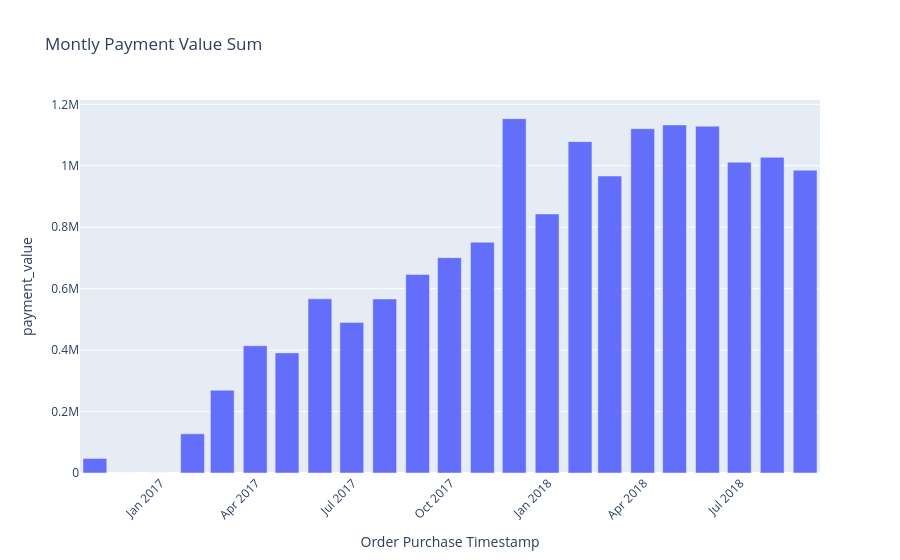

Here is the notebook cell this chart was saved with:
### Code cell
import plotly.express as px

fig = px.bar(
    x = merged_order_month_sum.index,
    y = merged_order_month_sum["payment_value"],
    title = "Montly Payment Value Sum",
    labels={
        "x" : "Order Purchase Timestamp",
        "y" : "payment_value"
    }
)

fig.update_layout(xaxis_tickangle=-45)

fig.show()

### Figure 1 — Plotly figure (JSON) as saved in the notebook; plotly's stock layout.template omitted (floating-point values rounded to 4 significant figures)
{"data": [{"alignmentgroup": "True", "hovertemplate": "Order Purchase Timestamp=%{x}<br>payment_value=%{y}<extra></extra>", "legendgroup": "", "marker": {"color": "#636efa", "pattern": {"shape": ""}}, "name": "", "offsetgroup": "", "orientation": "v", "showlegend": false, "textposition": "auto", "type": "bar", "x": ["2016-10-31T00:00:00", "2016-11-30T00:00:00", "2016-12-31T00:00:00", "2017-01-31T00:00:00", "2017-02-28T00:00:00", "2017-03-31T00:00:00", "2017-04-30T00:00:00", "2017-05-31T00:00:00", "2017-06-30T00:00:00", "2017-07-31T00:00:00", "2017-08-31T00:00:00", "2017-09-30T00:00:00", "2017-10-31T00:00:00", "2017-11-30T00:00:00", "2017-12-31T00:00:00", "2018-01-31T00:00:00", "2018-02-28T00:00:00", "2018-03-31T00:00:00", "2018-04-30T00:00:00", "2018-05-31T00:00:00", "2018-06-30T00:00:00", "2018-07-31T00:00:00", "2018-08-31T00:00:00"], "xaxis": "x", "y": [47270.0, 0, 19.62, 127400.0, 269500.0, 414400.0, 391000.0, 566900.0, 490200.0, 566400.0, 646000.0, 701000.0, 751100.0, 1153000.0, 843200.0, 1079000.0, 966600.0, 1120678, 1133000.0, 1129000.0, 1012000.0, 1027000.0, 985400.0], "yaxis": "y"}], "layout": {"barmode": "relative", "legend": {"tracegroupgap": 0}, "title": {"text": "Montly Payment Value Sum"}, "xaxis": {"anchor": "y", "domain": [0, 1], "tickangle": -45, "title": {"text": "Order Purchase Timestamp"}}, "yaxis": {"anchor": "x", "domain": [0, 1], "title": {"text": "payment_value"}}}}
